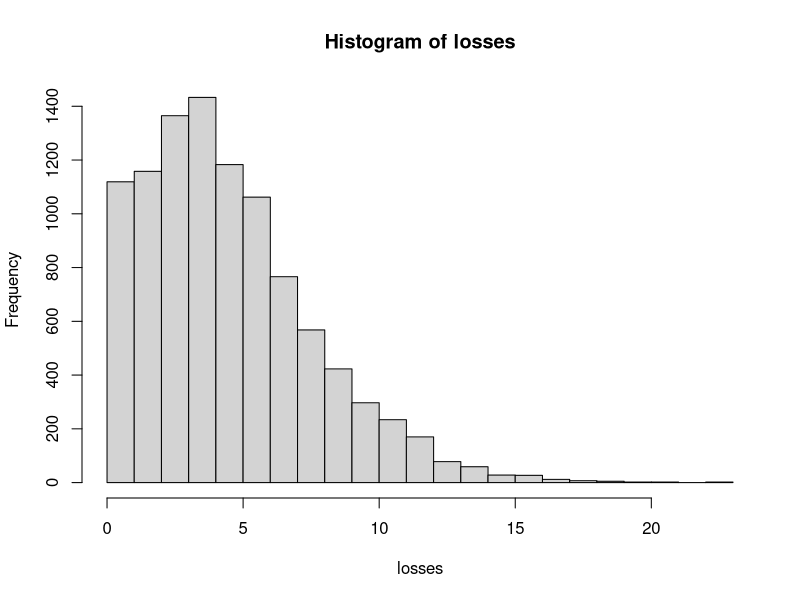
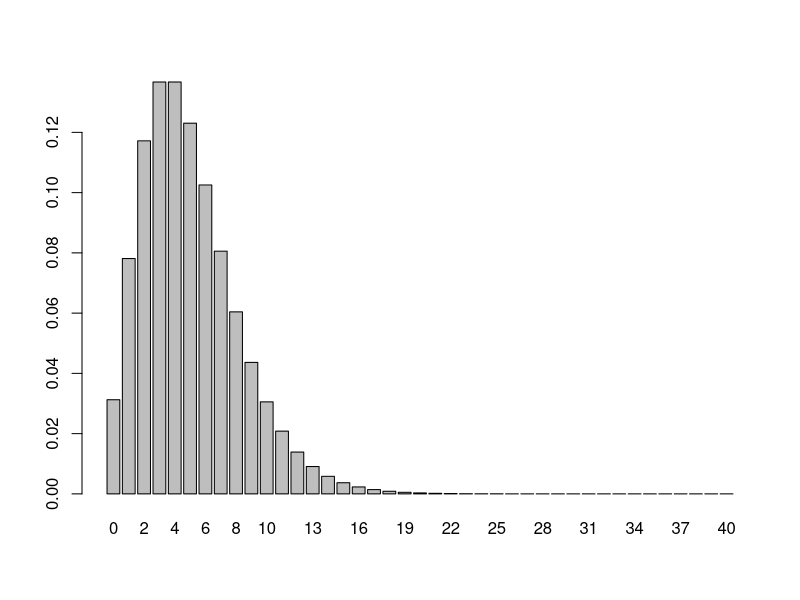
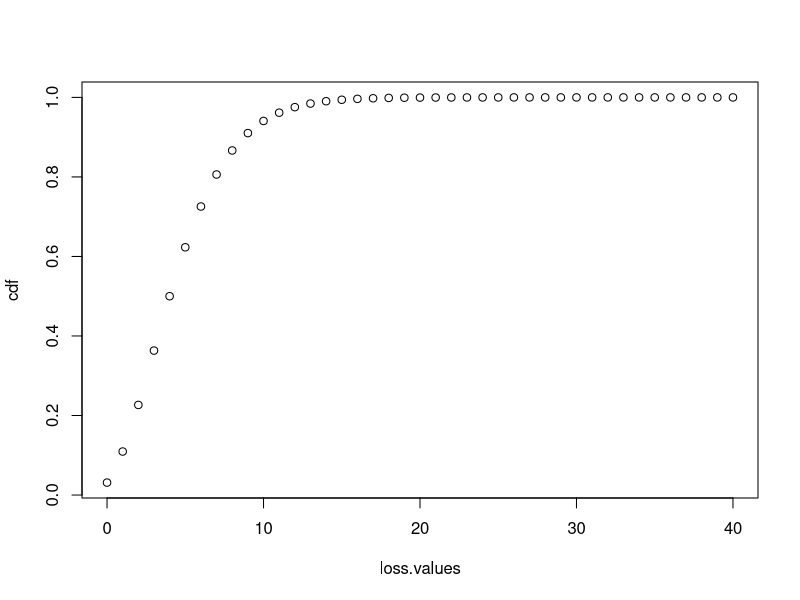
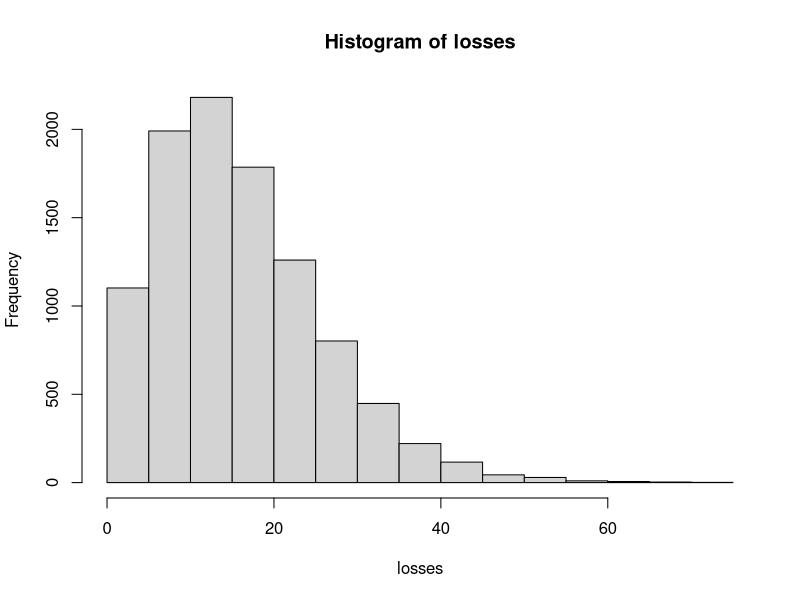
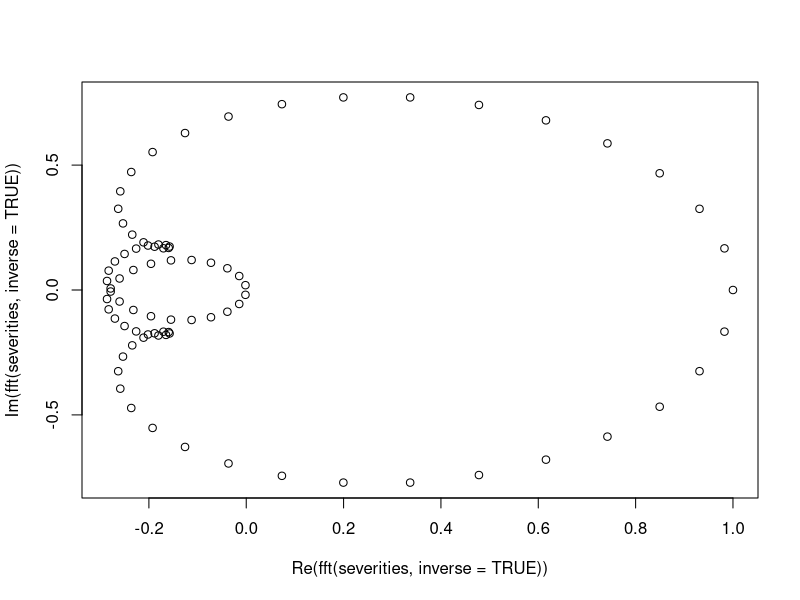
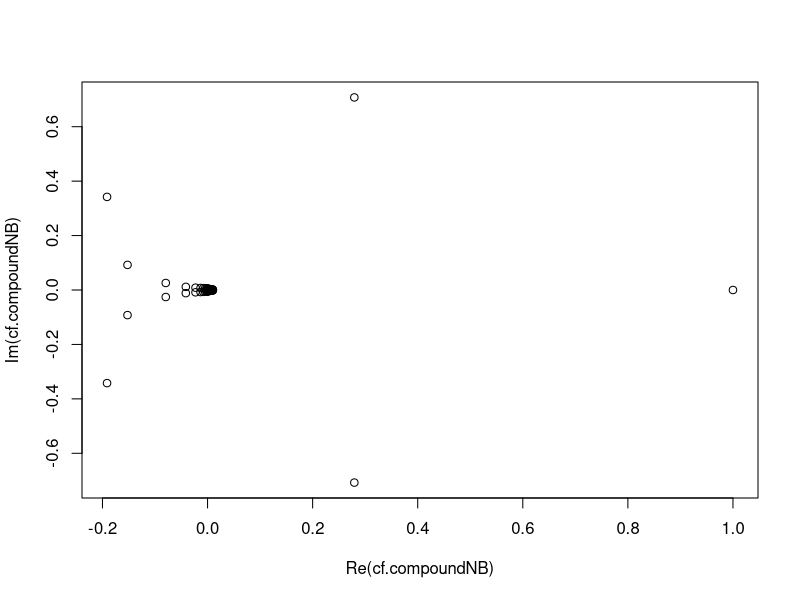
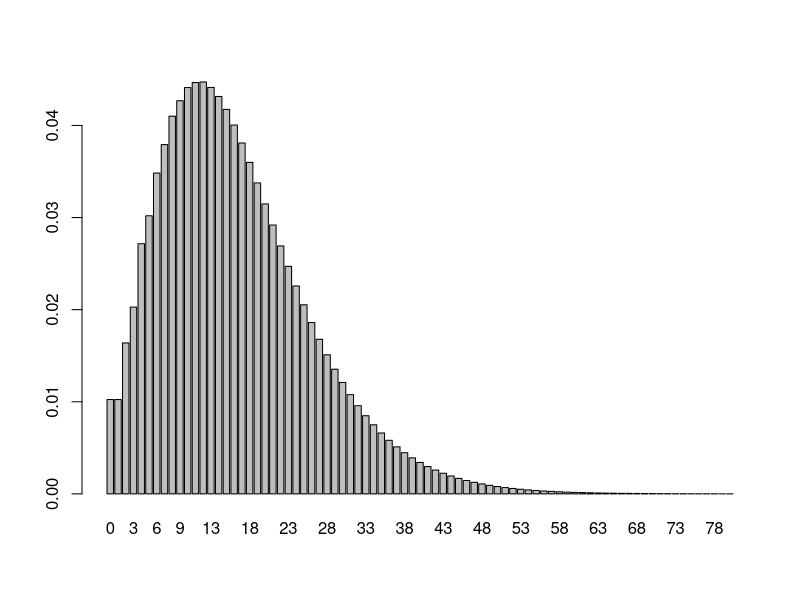
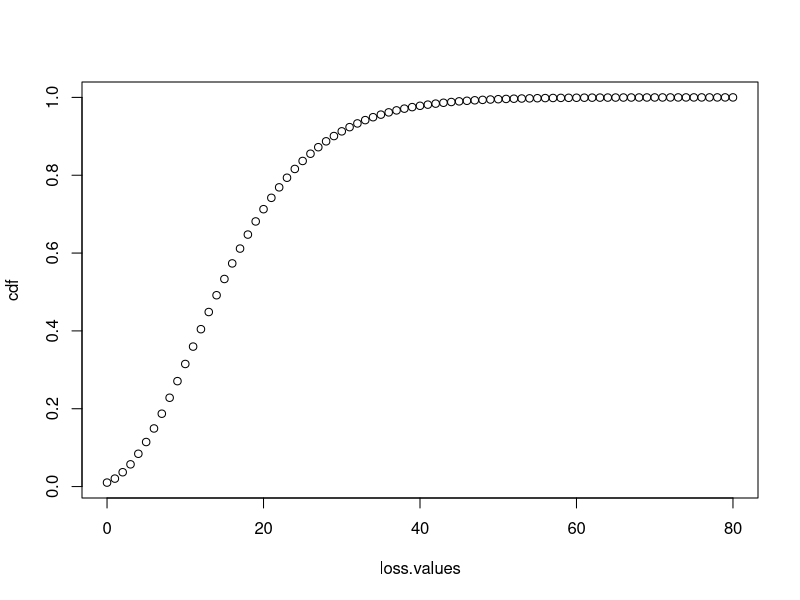

The R source for these figures, in order:
## By Alexander McNeil

# pgf of negative binomial required

pgf.NB <- function(s,alpha,p)
  {
   ((1-(1-p)*s)/p)^(-alpha)
  }


# 1. Simple example
# Single gamma-distributed factor
# We pretend we can't compute the distribution function

# Number of obligors
n = 500

# Parameters of gamma distribution
sigma = sqrt(0.2)
alpha = sigma^{-2}
beta = sigma^{-2}

# Data
PDs = rep(0.01,n)
exposures = rep(1,n)

# Loss should be NB(alpha, beta/beta+sum(PDs))
# Compute true VaR at 95% level
p = beta/(beta+sum(PDs))
qnbinom(0.95,size=alpha,prob=p)

# Run Monte Carlo simulation
m=10000
factors = rgamma(m,alpha,beta)
losses = rpois(m,factors*sum(PDs))
hist(losses,nclass=20)
mean(losses)
quantile(losses,0.95)

# Estimate loss distribution by FFT
max.loss = 40
N = max.loss+1
severities = rep(0,N)
severities[2] = 1
cf.NB = pgf.NB(fft(severities,inverse=TRUE),alpha,p)
tmp =fft(cf.NB)
pmf = Re(tmp)/sum(Re(tmp))
loss.values = 0:max.loss

# Loss distribution
barplot(pmf,names.arg=loss.values)

# c.d.f. and VaR
cdf = cumsum(pmf)
plot(loss.values,cdf)
min(loss.values[cdf>=0.95])



# 2. An example with exposure bands and one factor
sigma = sqrt(0.2)
alpha = sigma^{-2}
beta = sigma^{-2}

(exposures = rep(1:4,rep(250,4)))
(PDs = rep(c(0.01,0.005),rep(500,2)))
data = data.frame(exposures,PDs)
head(data)
tail(data)

# Basic calculations
(band.rates = by(PDs,exposures,sum))
(band.rates=as.vector(band.rates))
(band.exposures = unique(exposures))
nbands = length(band.exposures)

# Solution by Monte Carlo
m=10000
factors = rgamma(m,alpha,beta)
loss.matrix = matrix(NA,nrow=m,ncol=nbands)
for (i in 1:nbands)
    loss.matrix[,i] = band.exposures[i]*rpois(m,band.rates[i]*factors)
losses = apply(loss.matrix,1,sum)
hist(losses,nclass=20)
quantile(losses,0.95)


# Solution by FFT
(multinomial.probs = band.rates/sum(band.rates))
(p = beta/(beta+sum(PDs)))

max.loss =80
N = max.loss+1
severities = rep(0,N)
severities[1 + (1:nbands)] = multinomial.probs
severities
# Plot cf of severity distribution
plot(fft(severities,inverse=TRUE))
cf.compoundNB = pgf.NB(fft(severities,inverse=TRUE),alpha,p)
# Plot cf of compound sum
plot(cf.compoundNB)
tmp = fft(cf.compoundNB)
pmf = Re(tmp)/sum(Re(tmp))
loss.values = 0:max.loss

barplot(pmf,names.arg=loss.values)
cdf = cumsum(pmf)
plot(loss.values,cdf)
min(loss.values[cdf>=0.95])

# Check on mean
sum(loss.values*pmf)
sum(exposures*PDs)


# 3. An example with two factors and exposure bands

# set factor variances
sigma = c(sqrt(0.2),sqrt(0.1))
alpha = sigma^{-2}
beta = sigma^{-2}

exposures = rep(1:4,rep(250,4))
exposures
PDs = rep(c(0.01,0.005),rep(500,2))
PDs

w1 = c(0.8,0.2)
w2 = c(0.4,0.6)

factor1.weights = rep(c(w1[1],w2[1]),rep(500,2))
factor2.weights = rep(c(w1[2],w2[2]),rep(500,2))
data=data.frame(exposures,PDs,factor1.weights,factor2.weights)
data[1:10,]
data[990:1000,]

# completes data specification

# Solution by FFT

(band.exposures = unique(exposures))
nbands = length(band.exposures)
p = rep(NA,2)

# Multinomial probabilities for factor 1

(band.rates1 = by(PDs*factor1.weights,exposures,sum))
(band.rates1=as.vector(band.rates1))
(multinomial.probs1 = band.rates1/sum(band.rates1))
p[1] = beta[1]/(beta[1]+sum(band.rates1))

# Multinomial probabilities for factor 2

(band.rates2 = by(PDs*factor2.weights,exposures,sum))
(band.rates2=as.vector(band.rates2))
(multinomial.probs2 = band.rates2/sum(band.rates2))
p[2] = beta[2]/(beta[2]+sum(band.rates2))

max.loss =100
N = max.loss+1

severities1 = rep(0,N)
severities1[1 + (1:nbands)] = multinomial.probs1
cf1 = pgf.NB(fft(severities1,inverse=TRUE),alpha[1],p[1])

severities2 = rep(0,N)
severities2[1 + (1:nbands)] = multinomial.probs2
cf2 = pgf.NB(fft(severities2,inverse=TRUE),alpha[2],p[2])

tmp=fft(cf1*cf2)
pmf = Re(tmp)/sum(Re(tmp))
loss.values = 0:max.loss

barplot(pmf,names.arg=loss.values)

cdf = cumsum(pmf)
plot(loss.values,cdf)
min(loss.values[cdf>=0.95])

# Check on mean
sum(loss.values*pmf)
sum(exposures*PDs)



# Check by Monte Carlo

m=10000
band.rates = by(PDs,exposures,sum)
band.rates
band.rates=as.vector(band.rates)
band.exposures = unique(exposures)
band.exposures
nbands = length(band.exposures)
factors1 = rgamma(m,alpha[1],beta[1])
factors2 = rgamma(m,alpha[2],beta[2])

# easy simulation is a consequence of simple set-up
# each exposure band has unique factor weights
band.factors = matrix(NA,nrow=m,ncol=nbands)
band.factors[,1] = w1[1]*factors1 + w1[2]*factors2
band.factors[,2] = w1[1]*factors1 + w1[2]*factors2
band.factors[,3] = w2[1]*factors1 + w2[1]*factors2
band.factors[,4] = w2[1]*factors1 + w2[2]*factors2


loss.matrix = matrix(NA,nrow=m,ncol=nbands)
for (i in 1:nbands)
    loss.matrix[,i] = band.exposures[i]*rpois(m,band.rates[i]*band.factors[,i])
losses = apply(loss.matrix,1,sum)
hist(losses,nclass=20)
quantile(losses,0.95)


